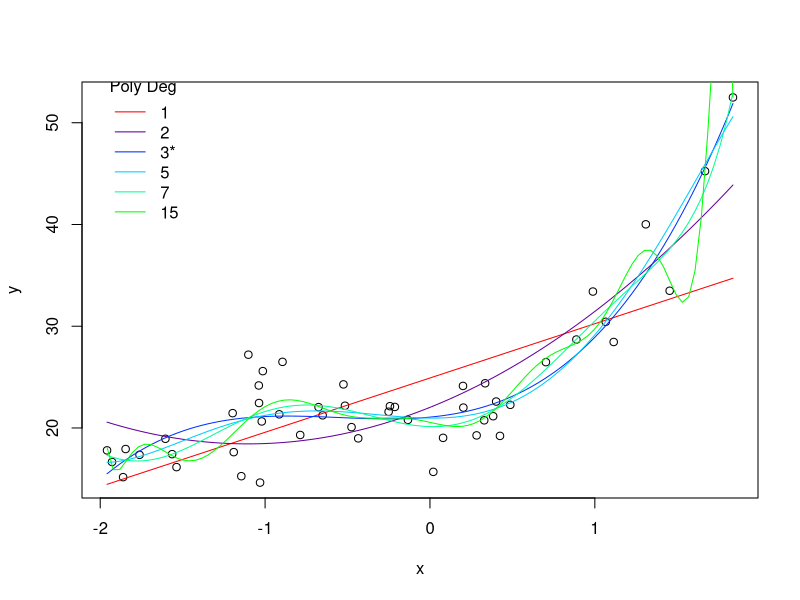
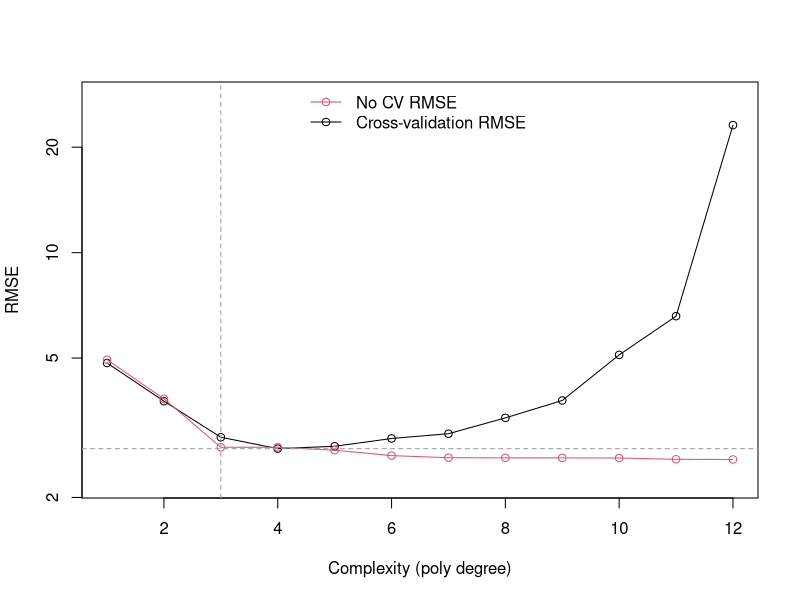

Here is the R script that generated these plots, in order:
library(caret)


######################################################
# Cross-validation
####################################################

### Data and model fitting
set.seed(314)
n <- 50
x <- sort(runif(n, -2, 2))
y <- 3*x^3 + 5*x^2 + 0.5*x + 20 +rnorm(n, sd =3) # a 3 polynomial model
df <- data.frame(x,y)
nterm <- c(1,2,3,5,7,15)

plot(y~x, df, ylab="y")
PAL <- colorRampPalette(c("red", "blue", "cyan","green"))
COLS <- PAL(length(nterm))
for(i in seq(nterm)){
  fit <- lm(y ~ poly(x, degree=nterm[i]), data=df)
  newdat <- data.frame(x=seq(min(df$x), max(df$x),length.out =100))
  lines(newdat$x, predict(fit, newdat), col=COLS[i])
}
legend(x=-2, y= 55, legend=paste0(nterm, c("", "", "*", "", "")), title="Poly Deg", bty="n", col=COLS, lty=1)


RMSE_results <- c() 
for(i in 1:12){
  print(paste("Processing degree:", i))
  ctrl<-trainControl(method = "cv",number = 10)
  f = bquote(y~ poly(x, .(i)))
  lmCVFit<-train(as.formula(f), data = df, method = "lm", trControl = ctrl, metric="Rsquared")
  RMSE_results <- c(RMSE_results,lmCVFit$results$RMSE)
}

overfit_errors <- c()
for(i in 1:12){
  fit <- lm(y ~ poly(x, degree=i))
  overfit_errors <- c(overfit_errors, sqrt(mean(fit$residuals^2)))
}

ylim <- range(min(RMSE_results)*.8, max(RMSE_results)*1.2)
plot(1:12, RMSE_results, log="y", col=1, t="o", ylim=ylim, xlab="Complexity (poly degree)", ylab="RMSE")
lines(1:12, overfit_errors, col=2, t="o")
abline(v=3, lty=2, col=8)
abline(h=min(RMSE_results), lty=2, col=8)
legend("top", legend=c("No CV RMSE", "Cross-validation RMSE"), bty="n", col=2:1, lty=1, pch=1)
